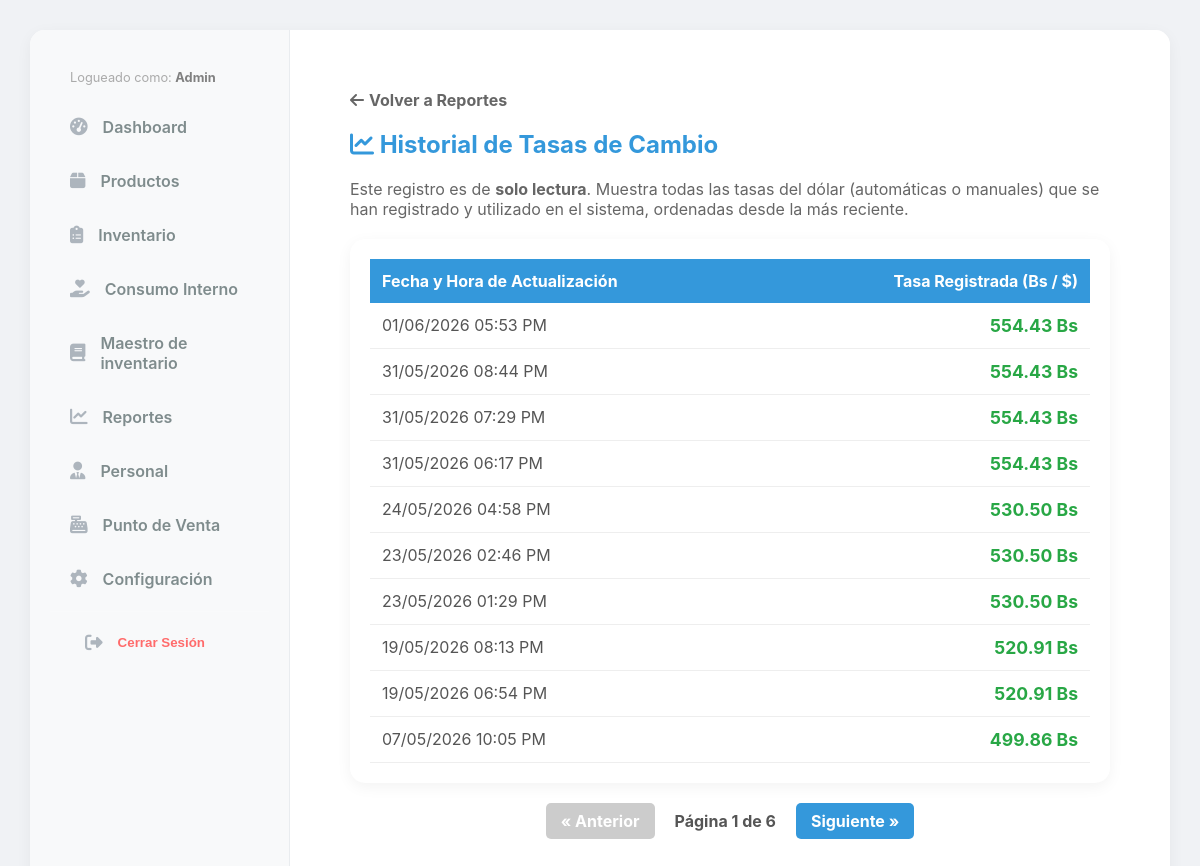
Before: /reportes/historial-tasas/ (signed in) with the older database file.
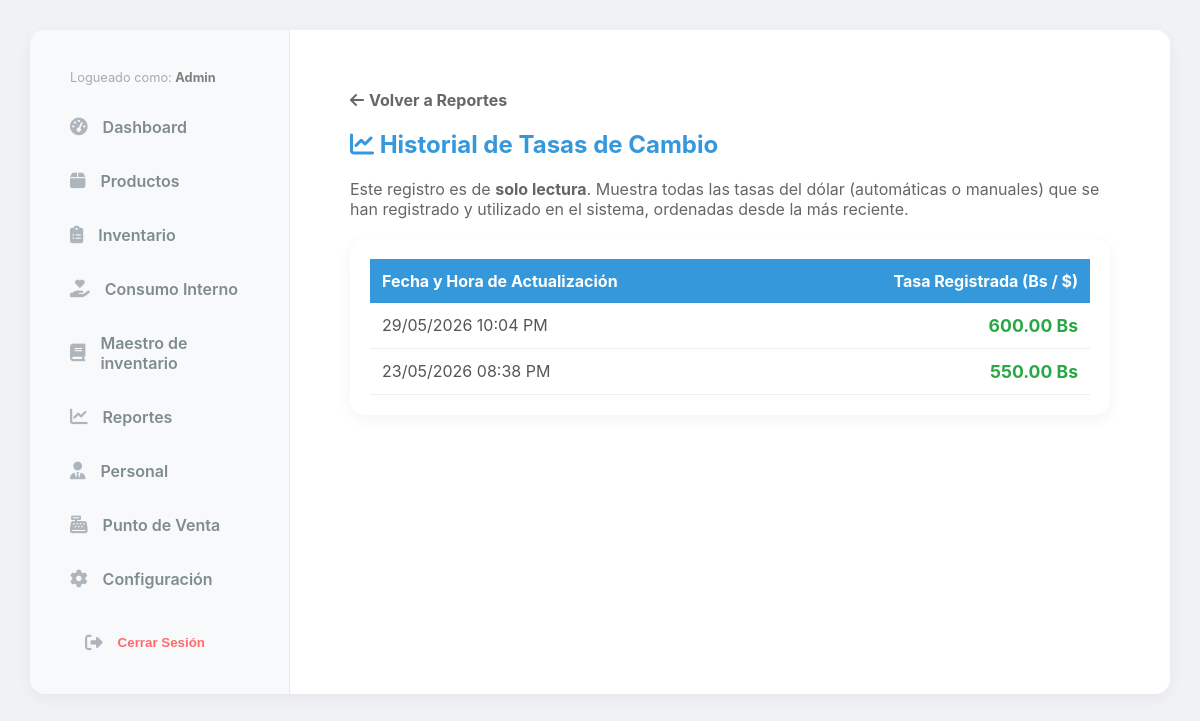
After: the same page with the newer database file.
### tables/models.py (models this page shows, shortened)
class TasaBCV(models.Model):
    precio = models.DecimalField(max_digits=10, decimal_places=2, verbose_name="Precio en Bs")
    fecha_actualizacion = models.DateTimeField(auto_now=True)

### reports/views.py (the view)
# urls.py: path('historial-tasas/', views.historial_tasas_bcv, name='historial_tasas_bcv'),
@staff_member_required
def historial_tasas_bcv(request):
    tasas_list = TasaBCV.objects.all().order_by('-fecha_actualizacion')
    paginator = Paginator(tasas_list, 10)
    page_number = request.GET.get('page')
    tasas = paginator.get_page(page_number)
    return render(request, 'reports/tasa_bcv_history.html', {'tasas': tasas})

### core/context_processors.py (called while the page is built)
def configuracion_global(request):
    return {
        'config': Configuracion.get_solo()
    }

### core/models.py (called while the page is built)
    @classmethod
    def get_solo(cls):
        obj, created = cls.objects.get_or_create(id=1)
        return obj

### reports/templates/reports/tasa_bcv_history.html
{% extends 'base.html' %}
{% load static %}
{% block content %}
<div style="padding: 20px; max-width: 800px; margin: 0 auto;">
    <div style="margin-bottom: 15px;">
         <a href="{% url 'reportes_index' %}" style="text-decoration: none; color: #666; font-weight: bold; display: inline-flex; align-items: center; gap: 5px;">
            <i class="fas fa-arrow-left"></i> Volver a Reportes
        </a>
    </div>
    <h2 style="color: var(--primary-blue, #0d6efd);"><i class="fas fa-chart-line"></i> Historial de Tasas de Cambio</h2>
    <p style="color: #666; margin-bottom: 20px;">Este registro es de <strong>solo lectura</strong>. Muestra todas las tasas del dólar (automáticas o manuales) que se han registrado y utilizado en el sistema, ordenadas desde la más reciente.</p>
    <div class="card-style">
        <table style="width: 100%; border-collapse: collapse;">
            <thead style="background: var(--primary-blue, #0d6efd); color: white;">
                <tr>
                    <th style="padding: 12px; text-align: left;">Fecha y Hora de Actualización</th>
                    <th style="padding: 12px; text-align: right;">Tasa Registrada (Bs / $)</th>
                </tr>
            </thead>
            <tbody>
                {% for tasa in tasas %}
                <tr style="border-bottom: 1px solid #eee;">
                    <td style="padding: 12px; color: #555;">{{ tasa.fecha_actualizacion|date:"d/m/Y h:i A" }}</td>
                    <td style="padding: 12px; text-align: right; font-weight: bold; color: #28a745; font-size: 1.1em;">{{ tasa.precio }} Bs</td>
                </tr>
                {% empty %}
                <tr>
                    <td colspan="2" style="padding: 20px; text-align: center; color: #777;">No hay tasas registradas en el sistema aún.</td>
                </tr>
                {% endfor %}
            </tbody>
        </table>
    </div>
    {% if tasas.has_other_pages %}
    <div style="margin-top: 20px; display: flex; justify-content: center; gap: 10px; align-items: center;">
        {% if tasas.has_previous %}
            <a href="?page={{ tasas.previous_page_number }}" style="padding: 8px 15px; background: var(--primary-blue, #0d6efd); color: white; text-decoration: none; border-radius: 5px; font-weight: bold;">&laquo; Anterior</a>
        {% else %}
            <span style="padding: 8px 15px; background: #ccc; color: white; border-radius: 5px; font-weight: bold; cursor: not-allowed;">&laquo; Anterior</span>
        {% endif %}
        <span style="color: #555; font-weight: bold; padding: 0 10px;">
            Página {{ tasas.number }} de {{ tasas.paginator.num_pages }}
        </span>
        {% if tasas.has_next %}
            <a href="?page={{ tasas.next_page_number }}" style="padding: 8px 15px; background: var(--primary-blue, #0d6efd); color: white; text-decoration: none; border-radius: 5px; font-weight: bold;">Siguiente &raquo;</a>
        {% else %}
            <span style="padding: 8px 15px; background: #ccc; color: white; border-radius: 5px; font-weight: bold; cursor: not-allowed;">Siguiente &raquo;</span>
        {% endif %}
    </div>
    {% endif %}
</div>
{% endblock %}

Changed rows visible on the page:
removed TasaBCV: fecha_actualizacion "01/06/2026 05:53 PM", precio "554.43"
removed TasaBCV: fecha_actualizacion "31/05/2026 08:44 PM", precio "554.43"
removed TasaBCV: fecha_actualizacion "31/05/2026 07:29 PM", precio "554.43"
removed TasaBCV: fecha_actualizacion "31/05/2026 06:17 PM", precio "554.43"
removed TasaBCV: fecha_actualizacion "24/05/2026 04:58 PM", precio "530.50"
removed TasaBCV: fecha_actualizacion "23/05/2026 02:46 PM", precio "530.50"
removed TasaBCV: fecha_actualizacion "23/05/2026 01:29 PM", precio "530.50"
removed TasaBCV: fecha_actualizacion "19/05/2026 08:13 PM", precio "520.91"
removed TasaBCV: fecha_actualizacion "19/05/2026 06:54 PM", precio "520.91"
removed TasaBCV: fecha_actualizacion "07/05/2026 10:05 PM", precio "499.86"
now on this page (row edited): TasaBCV: fecha_actualizacion "29/05/2026 10:04 PM", precio "600.00"
now on this page (row edited): TasaBCV: fecha_actualizacion "23/05/2026 08:38 PM", precio "550.00"
Other visible differences:
{{ tasas.number }}: "1" → (not shown)
{{ tasas.paginator.num_pages }}: "6" → (not shown)
text no longer shown: "« Anterior Página de Siguiente »"
